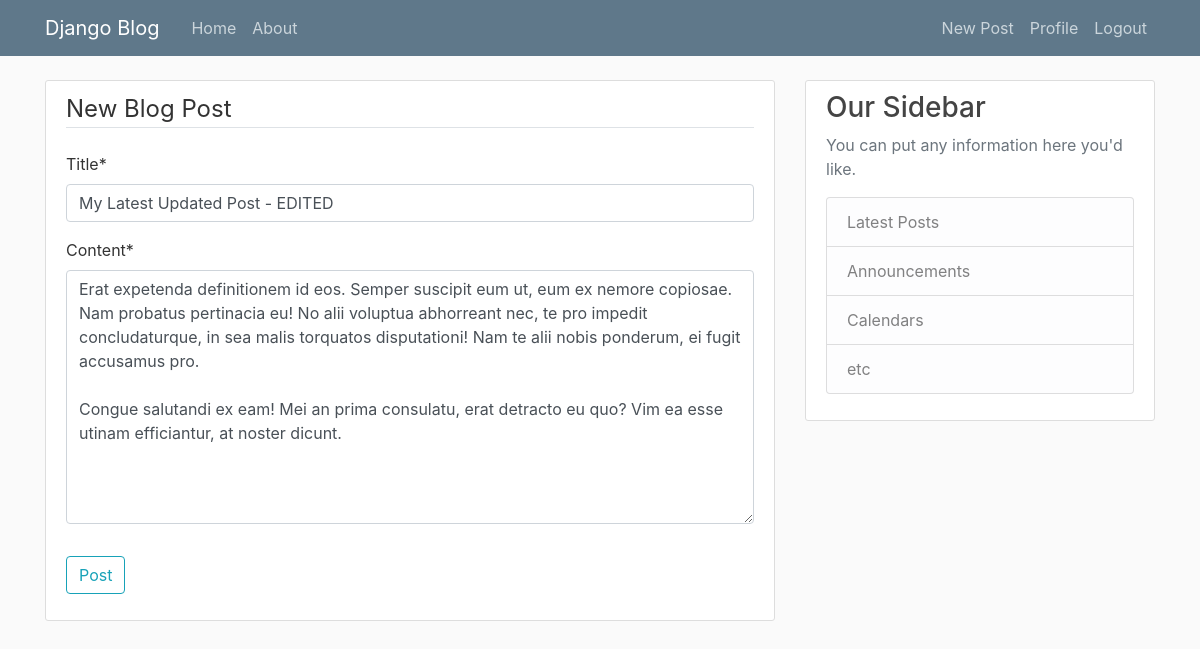
Screenshot of /post/37/update/ (signed in) with the database file from the repository.
### blog/models.py (models this page shows, shortened)
class Post(models.Model):
    title = models.CharField(max_length=100)
    content = models.TextField()
    date_posted = models.DateTimeField(default=timezone.now) #auto_now_add=True will 'freeze' date posted and restrict changes
    author = models.ForeignKey(User, on_delete=models.CASCADE) #if u delete a user the posts will be deleted as well

### blog/views.py (the view, shortened to what this page needs)
# urls.py: path('post/<int:pk>/update/', PostUpdateView.as_view(), name="post-update"),
class PostUpdateView(LoginRequiredMixin, UserPassesTestMixin, UpdateView):  # mixins are added to the far left
    model = Post
    fields = ['title', 'content']
    login_url = 'login'  # this will help the Mixin methods know where to redirect when user is not logged in
    def test_func(self):
        post = self.get_object()
        if self.request.user == post.author:
            return True
        return False

### blog/templates/blog/post_form.html (shortened to what this page needs)
{% extends "blog/base.html" %}
{% load crispy_forms_tags %}
{% block content %}
    <div class="content-section">
        <form method="POST">
            <fieldset class="form-group">
                <legend class="border-bottom mb-4">New Blog Post</legend>
                {{ form|crispy }}
            </fieldset>
            <div class="form-group">
                <button class="btn btn-outline-info" type="submit" >Post</button>
            </div>
        </form>
    </div>
{% endblock content %}

### blog/static/blog/main.css (style rules this page uses)
body { background: #fafafa; color: #333333; margin-top: 5rem; }
.content-section { background: #ffffff; padding: 10px 20px; border: 1px solid #dddddd; border-radius: 3px; margin-bottom: 20px; }

### rows the page displays
Post: title "My Latest Updated Post - EDITED", content "Erat expetenda definitionem id eos. Semper suscipit eum ut, eum ex nemore copiosae. Nam probatus pertinacia eu! No alii voluptua abhorreant nec, te pro impedit concludaturque, in sea malis torquatos disputationi! Nam te alii nobis ponderum, ei fugit accusamus pro. Congue salutandi ex eam! Mei an prima consulatu, erat detracto eu quo? Vim ea esse utinam efficiantur, at noster dicunt."
